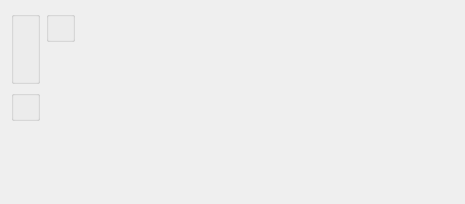
<?xml version="1.0" encoding="UTF-8"?>
<ui version="4.0">
 <comment>This file is part of the xTuple ERP: PostBooks Edition, a free and
open source Enterprise Resource Planning software suite,
Copyright (c) 1999-2010 by OpenMFG LLC, d/b/a xTuple.
It is licensed to you under the Common Public Attribution License
version 1.0, the full text of which (including xTuple-specific Exhibits)
is available at www.xtuple.com/CPAL.  By using this software, you agree
to be bound by its terms.</comment>
 <class>dspBookingsByCustomerGroup</class>
 <widget class="QWidget" name="dspBookingsByCustomerGroup">
  <property name="geometry">
   <rect>
    <x>0</x>
    <y>0</y>
    <width>465</width>
    <height>204</height>
   </rect>
  </property>
  <property name="windowTitle">
   <string>Bookings by Customer Group</string>
  </property>
  <layout class="QVBoxLayout" name="verticalLayout_2">
   <item>
    <layout class="QHBoxLayout" name="horizontalLayout_2">
     <item>
      <widget class="ParameterGroup" name="_customerGroup">
       <property name="title">
        <string/>
       </property>
       <property name="fixedSize">
        <bool>false</bool>
       </property>
      </widget>
     </item>
     <item>
      <layout class="QVBoxLayout" name="verticalLayout">
       <property name="spacing">
        <number>0</number>
       </property>
       <item>
        <widget class="QGroupBox" name="_dateGroup">
         <property name="title">
          <string/>
         </property>
         <layout class="QHBoxLayout" name="horizontalLayout">
          <item>
           <widget class="DateCluster" name="_dates"/>
          </item>
         </layout>
        </widget>
       </item>
       <item>
        <spacer name="verticalSpacer_2">
         <property name="orientation">
          <enum>Qt::Vertical</enum>
         </property>
         <property name="sizeHint" stdset="0">
          <size>
           <width>20</width>
           <height>0</height>
          </size>
         </property>
        </spacer>
       </item>
      </layout>
     </item>
     <item>
      <spacer name="horizontalSpacer">
       <property name="orientation">
        <enum>Qt::Horizontal</enum>
       </property>
       <property name="sizeHint" stdset="0">
        <size>
         <width>0</width>
         <height>20</height>
        </size>
       </property>
      </spacer>
     </item>
    </layout>
   </item>
   <item>
    <layout class="QHBoxLayout" name="horizontalLayout_3">
     <item>
      <widget class="WarehouseGroup" name="_warehouse">
       <property name="title">
        <string/>
       </property>
       <property name="fixedSize">
        <bool>false</bool>
       </property>
      </widget>
     </item>
     <item>
      <spacer name="horizontalSpacer_2">
       <property name="orientation">
        <enum>Qt::Horizontal</enum>
       </property>
       <property name="sizeHint" stdset="0">
        <size>
         <width>0</width>
         <height>20</height>
        </size>
       </property>
      </spacer>
     </item>
    </layout>
   </item>
   <item>
    <spacer name="verticalSpacer">
     <property name="orientation">
      <enum>Qt::Vertical</enum>
     </property>
     <property name="sizeHint" stdset="0">
      <size>
       <width>20</width>
       <height>0</height>
      </size>
     </property>
    </spacer>
   </item>
  </layout>
 </widget>
 <layoutdefault spacing="6" margin="11"/>
 <pixmapfunction>qPixmapFromMimeSource</pixmapfunction>
 <customwidgets>
  <customwidget>
   <class>DateCluster</class>
   <extends>QWidget</extends>
   <header>datecluster.h</header>
  </customwidget>
  <customwidget>
   <class>ParameterGroup</class>
   <extends>QGroupBox</extends>
   <header>parametergroup.h</header>
  </customwidget>
  <customwidget>
   <class>WarehouseGroup</class>
   <extends>QGroupBox</extends>
   <header>warehousegroup.h</header>
  </customwidget>
 </customwidgets>
 <tabstops>
  <tabstop>_customerGroup</tabstop>
  <tabstop>_warehouse</tabstop>
  <tabstop>_dates</tabstop>
 </tabstops>
 <resources/>
 <connections/>
</ui>
